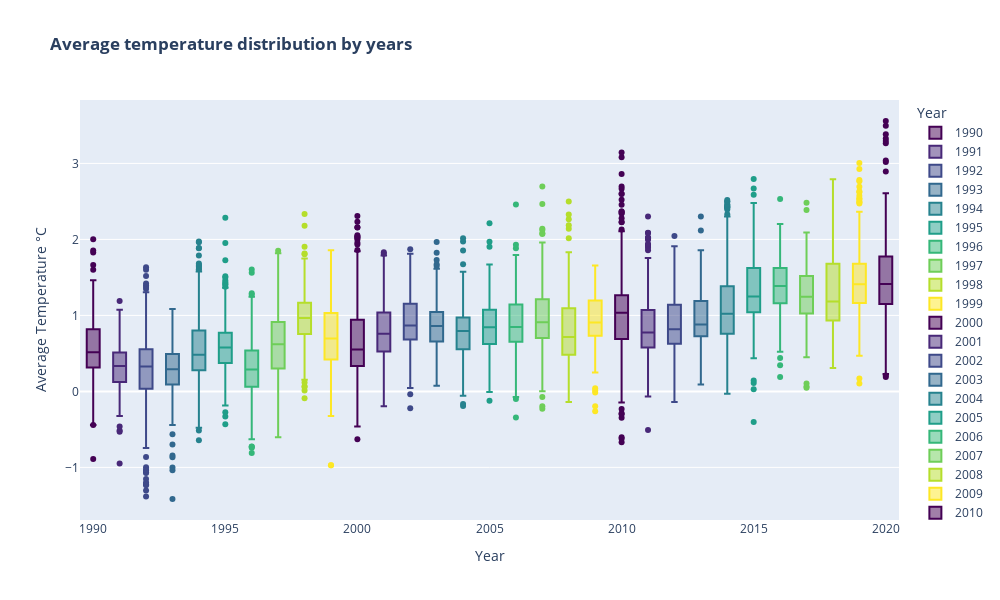

Here is the notebook cell this chart was saved with:
### Code cell
fig = px.box(emission_data, x="Year",
             y="Average Temperature °C",
             color="Year",
             color_discrete_sequence=px.colors.sequential.Viridis,
             title='<b>Average temperature distribution by years'
             #template='plotly_dark'
            )
fig.update_layout(width = 1000, height = 600)
fig.show()

### Figure 1 — Plotly figure (JSON) as saved in the notebook; plotly's stock layout.template omitted (floating-point values rounded to 4 significant figures; data arrays with more than 128 entries replaced by an {"elided": "..."} marker saying what was removed)
{"data": [{"alignmentgroup": "True", "hovertemplate": "Year=%{x}<br>Average Temperature °C=%{y}<extra></extra>", "legendgroup": "1990", "marker": {"color": "#440154"}, "name": "1990", "notched": false, "offsetgroup": "1990", "orientation": "v", "showlegend": true, "type": "box", "x": {"elided": "202 int values"}, "x0": " ", "xaxis": "x", "y": {"elided": "202 float values"}, "y0": " ", "yaxis": "y"}, {"alignmentgroup": "True", "hovertemplate": "Year=%{x}<br>Average Temperature °C=%{y}<extra></extra>", "legendgroup": "1991", "marker": {"color": "#482878"}, "name": "1991", "notched": false, "offsetgroup": "1991", "orientation": "v", "showlegend": true, "type": "box", "x": {"elided": "205 int values"}, "x0": " ", "xaxis": "x", "y": {"elided": "205 float values"}, "y0": " ", "yaxis": "y"}, {"alignmentgroup": "True", "hovertemplate": "Year=%{x}<br>Average Temperature °C=%{y}<extra></extra>", "legendgroup": "1992", "marker": {"color": "#3e4989"}, "name": "1992", "notched": false, "offsetgroup": "1992", "orientation": "v", "showlegend": true, "type": "box", "x": {"elided": "223 int values"}, "x0": " ", "xaxis": "x", "y": {"elided": "223 float values"}, "y0": " ", "yaxis": "y"}, {"alignmentgroup": "True", "hovertemplate": "Year=%{x}<br>Average Temperature °C=%{y}<extra></extra>", "legendgroup": "1993", "marker": {"color": "#31688e"}, "name": "1993", "notched": false, "offsetgroup": "1993", "orientation": "v", "showlegend": true, "type": "box", "x": {"elided": "225 int values"}, "x0": " ", "xaxis": "x", "y": {"elided": "225 float values"}, "y0": " ", "yaxis": "y"}, {"alignmentgroup": "True", "hovertemplate": "Year=%{x}<br>Average Temperature °C=%{y}<extra></extra>", "legendgroup": "1994", "marker": {"color": "#26828e"}, "name": "1994", "notched": false, "offsetgroup": "1994", "orientation": "v", "showlegend": true, "type": "box", "x": {"elided": "225 int values"}, "x0": " ", "xaxis": "x", "y": {"elided": "225 float values"}, "y0": " ", "yaxis": "y"}, {"alignmentgroup": "True", "hovertemplate": "Year=%{x}<br>Average Temperature °C=%{y}<extra></extra>", "legendgroup": "1995", "marker": {"color": "#1f9e89"}, "name": "1995", "notched": false, "offsetgroup": "1995", "orientation": "v", "showlegend": true, "type": "box", "x": {"elided": "225 int values"}, "x0": " ", "xaxis": "x", "y": {"elided": "225 float values"}, "y0": " ", "yaxis": "y"}, {"alignmentgroup": "True", "hovertemplate": "Year=%{x}<br>Average Temperature °C=%{y}<extra></extra>", "legendgroup": "1996", "marker": {"color": "#35b779"}, "name": "1996", "notched": false, "offsetgroup": "1996", "orientation": "v", "showlegend": true, "type": "box", "x": {"elided": "225 int values"}, "x0": " ", "xaxis": "x", "y": {"elided": "225 float values"}, "y0": " ", "yaxis": "y"}, {"alignmentgroup": "True", "hovertemplate": "Year=%{x}<br>Average Temperature °C=%{y}<extra></extra>", "legendgroup": "1997", "marker": {"color": "#6ece58"}, "name": "1997", "notched": false, "offsetgroup": "1997", "orientation": "v", "showlegend": true, "type": "box", "x": {"elided": "225 int values"}, "x0": " ", "xaxis": "x", "y": {"elided": "225 float values"}, "y0": " ", "yaxis": "y"}, {"alignmentgroup": "True", "hovertemplate": "Year=%{x}<br>Average Temperature °C=%{y}<extra></extra>", "legendgroup": "1998", "marker": {"color": "#b5de2b"}, "name": "1998", "notched": false, "offsetgroup": "1998", "orientation": "v", "showlegend": true, "type": "box", "x": {"elided": "225 int values"}, "x0": " ", "xaxis": "x", "y": {"elided": "225 float values"}, "y0": " ", "yaxis": "y"}, {"alignmentgroup": "True", "hovertemplate": "Year=%{x}<br>Average Temperature °C=%{y}<extra></extra>", "legendgroup": "1999", "marker": {"color": "#fde725"}, "name": "1999", "notched": false, "offsetgroup": "1999", "orientation": "v", "showlegend": true, "type": "box", "x": {"elided": "225 int values"}, "x0": " ", "xaxis": "x", "y": {"elided": "225 float values"}, "y0": " ", "yaxis": "y"}, {"alignmentgroup": "True", "hovertemplate": "Year=%{x}<br>Average Temperature °C=%{y}<extra></extra>", "legendgroup": "2000", "marker": {"color": "#440154"}, "name": "2000", "notched": false, "offsetgroup": "2000", "orientation": "v", "showlegend": true, "type": "box", "x": {"elided": "226 int values"}, "x0": " ", "xaxis": "x", "y": {"elided": "226 float values"}, "y0": " ", "yaxis": "y"}, {"alignmentgroup": "True", "hovertemplate": "Year=%{x}<br>Average Temperature °C=%{y}<extra></extra>", "legendgroup": "2001", "marker": {"color": "#482878"}, "name": "2001", "notched": false, "offsetgroup": "2001", "orientation": "v", "showlegend": true, "type": "box", "x": {"elided": "226 int values"}, "x0": " ", "xaxis": "x", "y": {"elided": "226 float values"}, "y0": " ", "yaxis": "y"}, {"alignmentgroup": "True", "hovertemplate": "Year=%{x}<br>Average Temperature °C=%{y}<extra></extra>", "legendgroup": "2002", "marker": {"color": "#3e4989"}, "name": "2002", "notched": false, "offsetgroup": "2002", "orientation": "v", "showlegend": true, "type": "box", "x": {"elided": "226 int values"}, "x0": " ", "xaxis": "x", "y": {"elided": "226 float values"}, "y0": " ", "yaxis": "y"}, {"alignmentgroup": "True", "hovertemplate": "Year=%{x}<br>Average Temperature °C=%{y}<extra></extra>", "legendgroup": "2003", "marker": {"color": "#31688e"}, "name": "2003", "notched": false, "offsetgroup": "2003", "orientation": "v", "showlegend": true, "type": "box", "x": {"elided": "226 int values"}, "x0": " ", "xaxis": "x", "y": {"elided": "226 float values"}, "y0": " ", "yaxis": "y"}, {"alignmentgroup": "True", "hovertemplate": "Year=%{x}<br>Average Temperature °C=%{y}<extra></extra>", "legendgroup": "2004", "marker": {"color": "#26828e"}, "name": "2004", "notched": false, "offsetgroup": "2004", "orientation": "v", "showlegend": true, "type": "box", "x": {"elided": "226 int values"}, "x0": " ", "xaxis": "x", "y": {"elided": "226 float values"}, "y0": " ", "yaxis": "y"}, {"alignmentgroup": "True", "hovertemplate": "Year=%{x}<br>Average Temperature °C=%{y}<extra></extra>", "legendgroup": "2005", "marker": {"color": "#1f9e89"}, "name": "2005", "notched": false, "offsetgroup": "2005", "orientation": "v", "showlegend": true, "type": "box", "x": {"elided": "226 int values"}, "x0": " ", "xaxis": "x", "y": {"elided": "226 float values"}, "y0": " ", "yaxis": "y"}, {"alignmentgroup": "True", "hovertemplate": "Year=%{x}<br>Average Temperature °C=%{y}<extra></extra>", "legendgroup": "2006", "marker": {"color": "#35b779"}, "name": "2006", "notched": false, "offsetgroup": "2006", "orientation": "v", "showlegend": true, "type": "box", "x": {"elided": "227 int values"}, "x0": " ", "xaxis": "x", "y": {"elided": "227 float values"}, "y0": " ", "yaxis": "y"}, {"alignmentgroup": "True", "hovertemplate": "Year=%{x}<br>Average Temperature °C=%{y}<extra></extra>", "legendgroup": "2007", "marker": {"color": "#6ece58"}, "name": "2007", "notched": false, "offsetgroup": "2007", "orientation": "v", "showlegend": true, "type": "box", "x": {"elided": "227 int values"}, "x0": " ", "xaxis": "x", "y": {"elided": "227 float values"}, "y0": " ", "yaxis": "y"}, {"alignmentgroup": "True", "hovertemplate": "Year=%{x}<br>Average Temperature °C=%{y}<extra></extra>", "legendgroup": "2008", "marker": {"color": "#b5de2b"}, "name": "2008", "notched": false, "offsetgroup": "2008", "orientation": "v", "showlegend": true, "type": "box", "x": {"elided": "227 int values"}, "x0": " ", "xaxis": "x", "y": {"elided": "227 float values"}, "y0": " ", "yaxis": "y"}, {"alignmentgroup": "True", "hovertemplate": "Year=%{x}<br>Average Temperature °C=%{y}<extra></extra>", "legendgroup": "2009", "marker": {"color": "#fde725"}, "name": "2009", "notched": false, "offsetgroup": "2009", "orientation": "v", "showlegend": true, "type": "box", "x": {"elided": "227 int values"}, "x0": " ", "xaxis": "x", "y": {"elided": "227 float values"}, "y0": " ", "yaxis": "y"}, {"alignmentgroup": "True", "hovertemplate": "Year=%{x}<br>Average Temperature °C=%{y}<extra></extra>", "legendgroup": "2010", "marker": {"color": "#440154"}, "name": "2010", "notched": false, "offsetgroup": "2010", "orientation": "v", "showlegend": true, "type": "box", "x": {"elided": "227 int values"}, "x0": " ", "xaxis": "x", "y": {"elided": "227 float values"}, "y0": " ", "yaxis": "y"}, {"alignmentgroup": "True", "hovertemplate": "Year=%{x}<br>Average Temperature °C=%{y}<extra></extra>", "legendgroup": "2011", "marker": {"color": "#482878"}, "name": "2011", "notched": false, "offsetgroup": "2011", "orientation": "v", "showlegend": true, "type": "box", "x": {"elided": "226 int values"}, "x0": " ", "xaxis": "x", "y": {"elided": "226 float values"}, "y0": " ", "yaxis": "y"}, {"alignmentgroup": "True", "hovertemplate": "Year=%{x}<br>Average Temperature °C=%{y}<extra></extra>", "legendgroup": "2012", "marker": {"color": "#3e4989"}, "name": "2012", "notched": false, "offsetgroup": "2012", "orientation": "v", "showlegend": true, "type": "box", "x": {"elided": "227 int values"}, "x0": " ", "xaxis": "x", "y": {"elided": "227 float values"}, "y0": " ", "yaxis": "y"}, {"alignmentgroup": "True", "hovertemplate": "Year=%{x}<br>Average Temperature °C=%{y}<extra></extra>", "legendgroup": "2013", "marker": {"color": "#31688e"}, "name": "2013", "notched": false, "offsetgroup": "2013", "orientation": "v", "showlegend": true, "type": "box", "x": {"elided": "227 int values"}, "x0": " ", "xaxis": "x", "y": {"elided": "227 float values"}, "y0": " ", "yaxis": "y"}, {"alignmentgroup": "True", "hovertemplate": "Year=%{x}<br>Average Temperature °C=%{y}<extra></extra>", "legendgroup": "2014", "marker": {"color": "#26828e"}, "name": "2014", "notched": false, "offsetgroup": "2014", "orientation": "v", "showlegend": true, "type": "box", "x": {"elided": "227 int values"}, "x0": " ", "xaxis": "x", "y": {"elided": "227 float values"}, "y0": " ", "yaxis": "y"}, {"alignmentgroup": "True", "hovertemplate": "Year=%{x}<br>Average Temperature °C=%{y}<extra></extra>", "legendgroup": "2015", "marker": {"color": "#1f9e89"}, "name": "2015", "notched": false, "offsetgroup": "2015", "orientation": "v", "showlegend": true, "type": "box", "x": {"elided": "227 int values"}, "x0": " ", "xaxis": "x", "y": {"elided": "227 float values"}, "y0": " ", "yaxis": "y"}, {"alignmentgroup": "True", "hovertemplate": "Year=%{x}<br>Average Temperature °C=%{y}<extra></extra>", "legendgroup": "2016", "marker": {"color": "#35b779"}, "name": "2016", "notched": false, "offsetgroup": "2016", "orientation": "v", "showlegend": true, "type": "box", "x": {"elided": "227 int values"}, "x0": " ", "xaxis": "x", "y": {"elided": "227 float values"}, "y0": " ", "yaxis": "y"}, {"alignmentgroup": "True", "hovertemplate": "Year=%{x}<br>Average Temperature °C=%{y}<extra></extra>", "legendgroup": "2017", "marker": {"color": "#6ece58"}, "name": "2017", "notched": false, "offsetgroup": "2017", "orientation": "v", "showlegend": true, "type": "box", "x": {"elided": "227 int values"}, "x0": " ", "xaxis": "x", "y": {"elided": "227 float values"}, "y0": " ", "yaxis": "y"}, {"alignmentgroup": "True", "hovertemplate": "Year=%{x}<br>Average Temperature °C=%{y}<extra></extra>", "legendgroup": "2018", "marker": {"color": "#b5de2b"}, "name": "2018", "notched": false, "offsetgroup": "2018", "orientation": "v", "showlegend": true, "type": "box", "x": {"elided": "227 int values"}, "x0": " ", "xaxis": "x", "y": {"elided": "227 float values"}, "y0": " ", "yaxis": "y"}, {"alignmentgroup": "True", "hovertemplate": "Year=%{x}<br>Average Temperature °C=%{y}<extra></extra>", "legendgroup": "2019", "marker": {"color": "#fde725"}, "name": "2019", "notched": false, "offsetgroup": "2019", "orientation": "v", "showlegend": true, "type": "box", "x": {"elided": "227 int values"}, "x0": " ", "xaxis": "x", "y": {"elided": "227 float values"}, "y0": " ", "yaxis": "y"}, {"alignmentgroup": "True", "hovertemplate": "Year=%{x}<br>Average Temperature °C=%{y}<extra></extra>", "legendgroup": "2020", "marker": {"color": "#440154"}, "name": "2020", "notched": false, "offsetgroup": "2020", "orientation": "v", "showlegend": true, "type": "box", "x": {"elided": "227 int values"}, "x0": " ", "xaxis": "x", "y": {"elided": "227 float values"}, "y0": " ", "yaxis": "y"}], "layout": {"boxmode": "overlay", "height": 600, "legend": {"title": {"text": "Year"}, "tracegroupgap": 0}, "title": {"text": "<b>Average temperature distribution by years"}, "width": 1000, "xaxis": {"anchor": "y", "autorange": true, "categoryarray": [1990, 1991, 1992, 1993, 1994, 1995, 1996, 1997, 1998, 1999, 2000, 2001, 2002, 2003, 2004, 2005, 2006, 2007, 2008, 2009, 2010, 2011, 2012, 2013, 2014, 2015, 2016, 2017, 2018, 2019, 2020], "categoryorder": "array", "domain": [0, 1], "range": [1990.0, 2020.0], "title": {"text": "Year"}, "type": "linear"}, "yaxis": {"anchor": "x", "autorange": true, "domain": [0, 1], "range": [-1.692, 3.834], "title": {"text": "Average Temperature °C"}, "type": "linear"}}}
